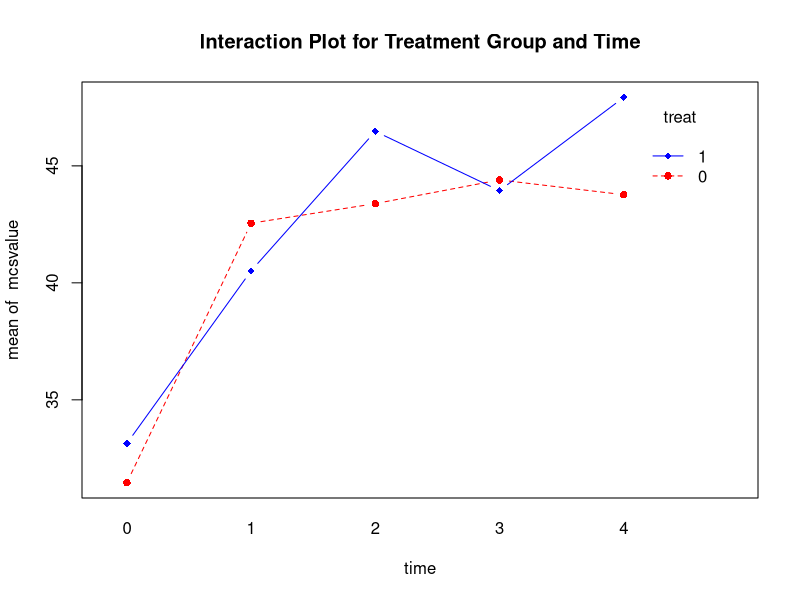

The R script that drew this image:
# ==================================
# N736 Homework 7 - RM-ANOVA and MLM
# ANSWER KEY
#
# updated 12/14/2018
# Melinda Higgins, PhD
# 
# ==================================

# ==================================
# we're be working with the 
# helpmkh dataset
# ==================================

library(tidyverse)
library(haven)

helpdat <- haven::read_spss("helpmkh.sav")

# ============================================.
# For this homework we'll use the helpmkh dataset
#
# In the HELP dataset there are 5 time points
# baseline and 4 follow-up time points 
# at 6m, 12m, 18m and 24m
#
# for Homework 7 we will be working with the MCS
# mental component score for the SF36 quality of life tool
# let's look at how these 5 MCS measurements are
# correlated across time
#
# and we'll also look at the treat group.
# ============================================.

# keep subject id also
h1 <- helpdat %>%
  select(id, treat, mcs, mcs1, mcs2, mcs3, mcs4)

# compute number of missing values
# across the 5 time points of cesd measurements
h1$nmiss_mcs <- rowSums(is.na(h1[,3:7]))
table(h1$nmiss_mcs)

# see http://psych.wisc.edu/moore/Rpdf/610-R11_MixedDesign.pdf
# keep only the 98 cases with complete data
# where nmiss_cesd equals 0 (none missing)
h198 <- h1 %>%
  filter(nmiss_mcs==0)

# to do these analyses in R, we first
# have to reshape the data from WIDE
# to long

h198long <- h198 %>%
  gather(key=item,
         value=value,
         -c(id,treat,nmiss_mcs))

# now you have 98*5 = 490 cases
# add a time variable to long format
h198long <- h198long %>%
  mutate(time=c(rep(0,98),
                rep(1,98),
                rep(2,98),
                rep(3,98),
                rep(4,98)))

# we can use the aov() function but we
# need to first convert these to factors

h198long$id <- factor(h198long$id) # subject id
h198long$treat <- factor(h198long$treat) # group - between factor
h198long$time <- factor(h198long$time) # time - within factor

# rename the variables
names(h198long) <- c("id","treat","nmiss_mcs",
                   "mcsitem","mcsvalue","time")

m1 <- aov(mcsvalue ~ treat*time + Error(id/time), 
          data=h198long) 
summary(m1)

# a plot approach
with(h198long, 
     interaction.plot(time, treat, mcsvalue,
                      type="b", col=c("red","blue"), pch=c(16,18),
                      main="Interaction Plot for Treatment Group and Time"))

# MLM Approach
# use nlme package
library(nlme)

lme1 <- nlme::lme(mcsvalue ~ time*treat,
                  data=h198long,
                  random= ~1 | id,
                  method="REML",
                  na.action=na.omit)
# get summary - model coefficients
# tests coefficients not equal to 0
summary(lme1)

# get anova tables - both
# of these yield type III Sums of Squares
anova.lme(lme1, type="marginal")
car::Anova(lme1, type="III")


# =========================================
# run again with all cases with data for the mcs

# to do these analyses in R, we first
# have to reshape the data from WIDE
# to long

h1long <- h1 %>%
  gather(key=item,
         value=value,
         -c(id,treat,nmiss_mcs))

# now we have 453*5=2265 rows
# add a time variable to long format
h1long <- h1long %>%
  mutate(time=c(rep(0,453),
                rep(1,453),
                rep(2,453),
                rep(3,453),
                rep(4,453)))

# we can use the aov() function but we
# need to first convert these to factors

h1long$id <- factor(h1long$id) # subject id
h1long$treat <- factor(h1long$treat) # group - between factor
h1long$time <- factor(h1long$time) # time - within factor

# rename the variables
names(h1long) <- c("id","treat","nmiss_mcs",
                   "mcsitem","mcsvalue","time")

m2 <- aov(mcsvalue ~ treat*time + Error(id/time), 
          data=h1long) 
summary(m2)

# MLM Approach
# use nlme package
library(nlme)

lme1 <- nlme::lme(mcsvalue ~ time*treat,
                  data=h1long,
                  random= ~1 | id,
                  method="REML",
                  na.action=na.omit)
# get summary - model coefficients
# tests coefficients not equal to 0
summary(lme1)

# get anova tables - both
# of these yield type III Sums of Squares
anova.lme(lme1, type="marginal")
car::Anova(lme1, type="III")

# you can also use the lme4 package
# read more at https://freshbiostats.wordpress.com/2013/07/28/mixed-models-in-r-lme4-nlme-both/
# and just google nlme vs lme4 package

# flip treat and run again
h1long <- h1long %>%
  mutate(treat_flip = as.numeric(treat==0))

lme2 <- nlme::lme(mcsvalue ~ time*treat_flip,
                  data=h1long,
                  random= ~1 | id,
                  method="REML",
                  na.action=na.omit)
# get summary - model coefficients
# tests coefficients not equal to 0
summary(lme2)

# get anova tables - both
# of these yield type III Sums of Squares
anova.lme(lme2, type="marginal")
car::Anova(lme2, type="III")